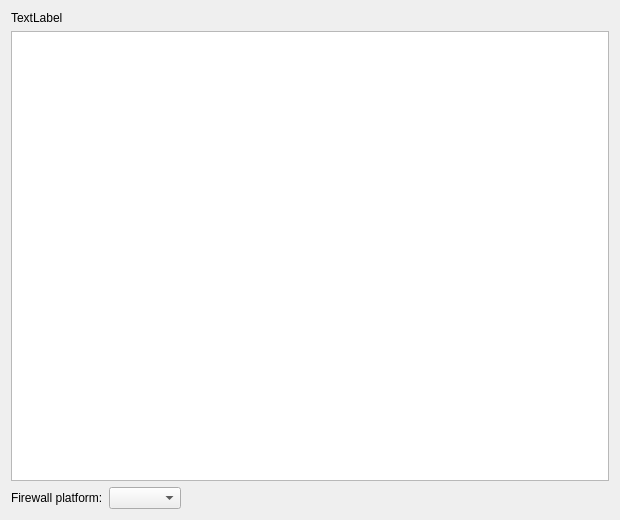
<?xml version="1.0" encoding="UTF-8"?>
<ui version="4.0">
 <class>ImportContentPage_q</class>
 <widget class="QWizardPage" name="ImportContentPage_q">
  <property name="geometry">
   <rect>
    <x>0</x>
    <y>0</y>
    <width>620</width>
    <height>520</height>
   </rect>
  </property>
  <property name="windowTitle">
   <string>WizardPage</string>
  </property>
  <property name="title">
   <string>Choose the tables to import</string>
  </property>
  <layout class="QVBoxLayout" name="verticalLayout">
   <item>
    <widget class="QLabel" name="summary">
     <property name="text">
      <string>TextLabel</string>
     </property>
     <property name="wordWrap">
      <bool>true</bool>
     </property>
    </widget>
   </item>
   <item>
    <widget class="QListWidget" name="tables">
     <property name="toolTip">
      <string>Each checked table becomes rule sets of the new firewall. A table written by
iptables-nft is better imported from the iptables-save output, which keeps
the matches nft can only list as "xt".</string>
     </property>
    </widget>
   </item>
   <item>
    <layout class="QHBoxLayout" name="platformLayout">
     <item>
      <widget class="QLabel" name="platformLabel">
       <property name="text">
        <string>Firewall platform:</string>
       </property>
      </widget>
     </item>
     <item>
      <widget class="QComboBox" name="platform">
       <property name="toolTip">
        <string>The packet filter the new firewall is compiled for. It does not have to be
the one the ruleset was read from.</string>
       </property>
      </widget>
     </item>
     <item>
      <spacer name="platformSpacer">
       <property name="orientation">
        <enum>Qt::Orientation::Horizontal</enum>
       </property>
       <property name="sizeHint" stdset="0">
        <size>
         <width>40</width>
         <height>20</height>
        </size>
       </property>
      </spacer>
     </item>
    </layout>
   </item>
  </layout>
 </widget>
 <resources/>
 <connections/>
</ui>
